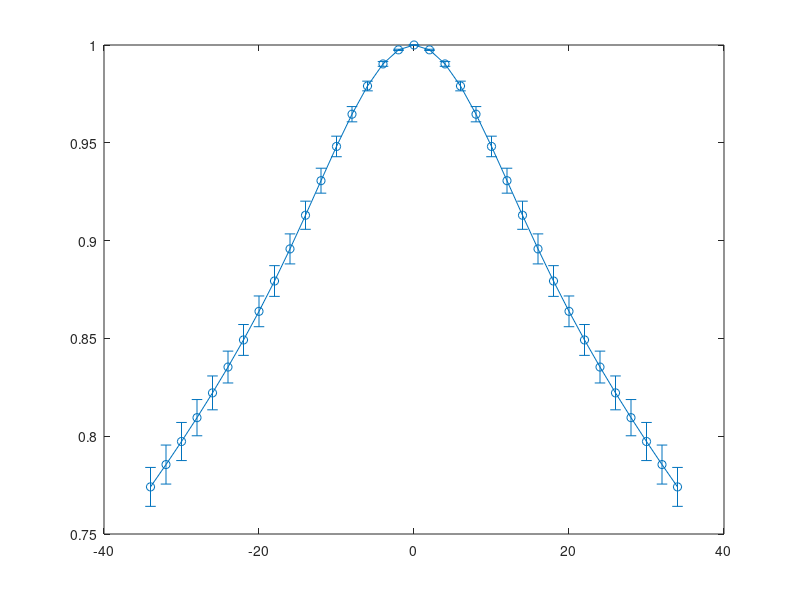

Reproduce this figure in MATLAB. (Note: this script raises an error after producing the figure.)
% xPlotErrors

% plot some ASE curves with errorbars (created using xCalcErrors.m)

clear; close all;

figure(1);
hold on; box on;

load('signalResults/VSsignal_OEFdist_Triple');
errorbar(1000*t,sigm,sige,'o-','LineWidth',2);
load('signalResults/VSsignal_OEFdist_Average');
errorbar((1000*t),sigm,sige,'o-','LineWidth',2);

ylabel('ASE Signal');
xlabel('Spin Echo Offset \tau (ms)');
legend('OEF = \{0.4,0.3,0.05\}','OEF = 0.24','Location','South');
title('Three OEF Values, Static')
set(gca,'FontSize',16);